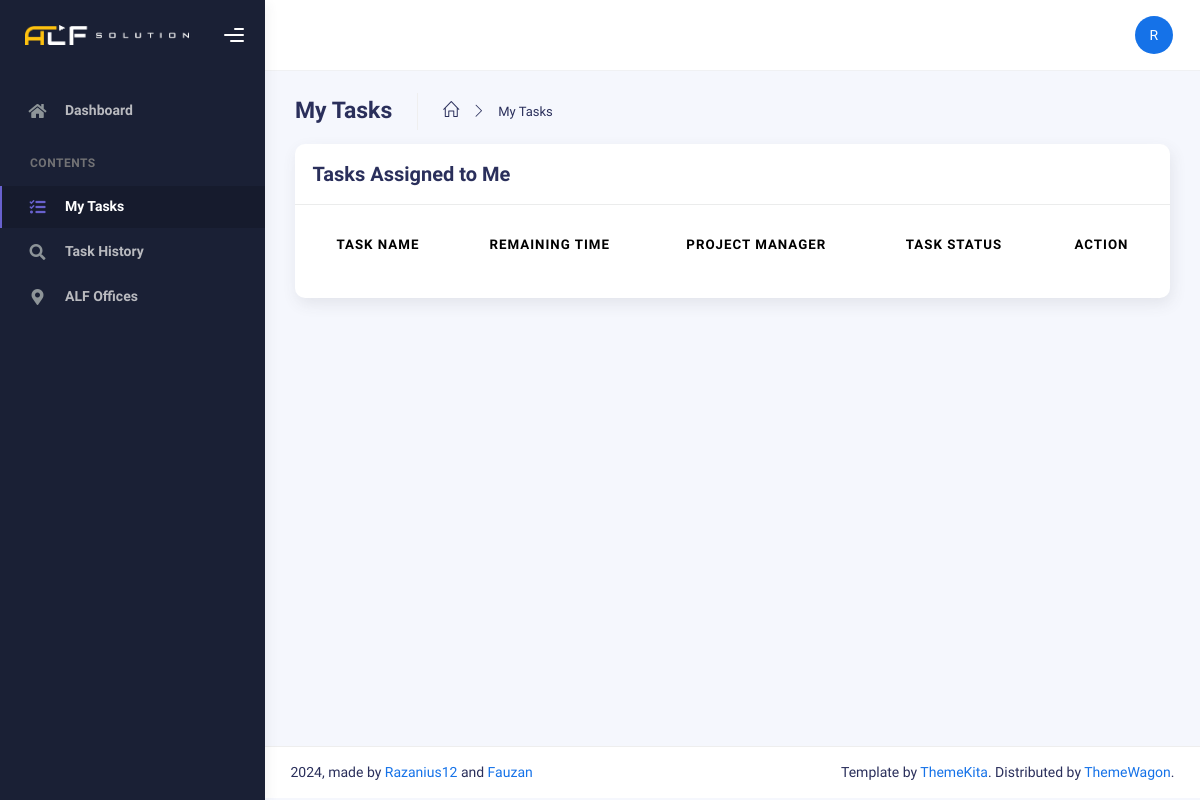
The app's page /index.php?page=task (signed in), older data.
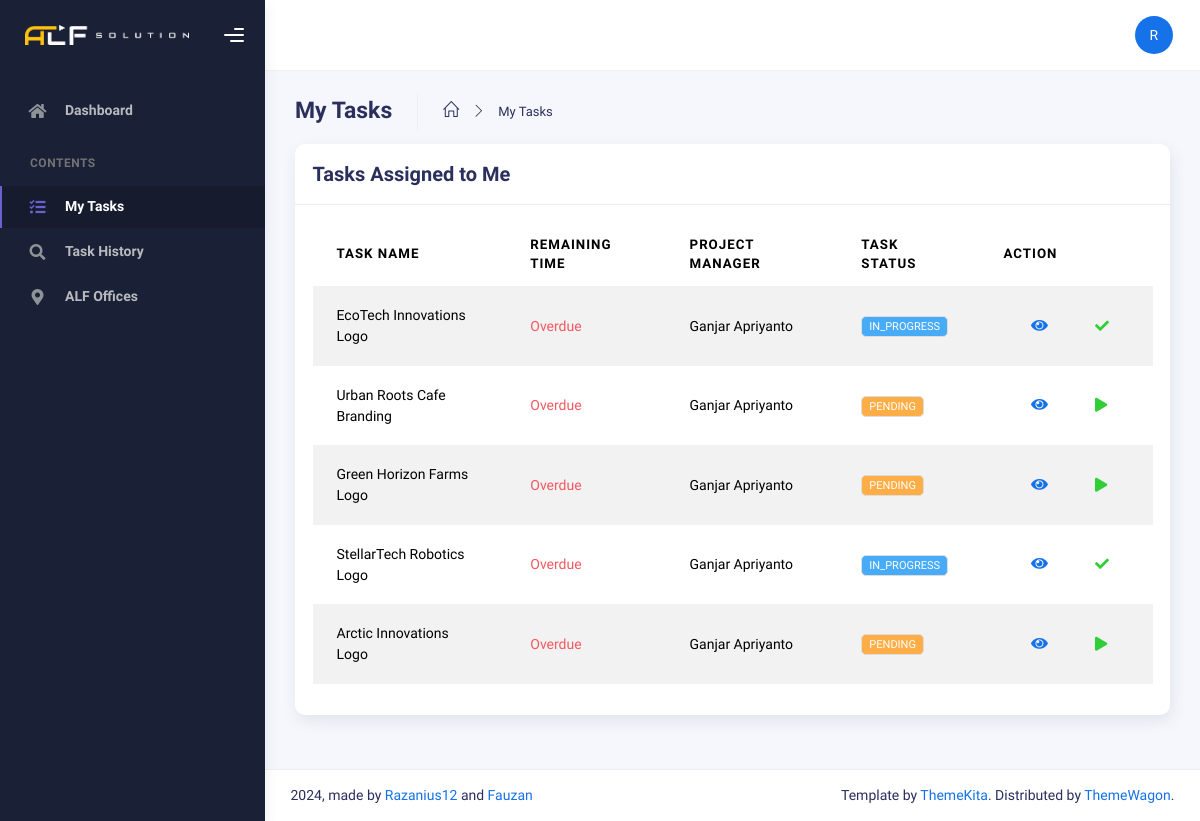
The same page, newer data.
### tables this page shows
CREATE TABLE `orders` (
  `id_order` int(11) NOT NULL,
  `project_manager_id` int(11) DEFAULT NULL,
  `worker_id` int(11) DEFAULT NULL,
  `order_name` varchar(255) DEFAULT NULL,
  `description` text DEFAULT NULL,
  `start_date` datetime DEFAULT NULL,
  `finished_at` datetime DEFAULT NULL,
  `deadline` date DEFAULT NULL,
  `status` enum('PENDING','IN_PROGRESS','COMPLETED','CANCELLED') DEFAULT 'PENDING',
  `order_price` int(255) DEFAULT NULL,
  `attachment_id` int(11) DEFAULT NULL
);

### main/pages/task.php (the view, shortened to what this page needs)
<?php
require 'config/database.php';
$currentWorkerId = $_SESSION['user_id'];
$stmt = mysqli_prepare($conn, "SELECT
           o.id_order,
           o.order_name,
           o.status,
           o.start_date,
           o.deadline,
           o.description,
           a.name_admin AS project_manager
          FROM
           orders o
          LEFT JOIN
           admins a ON o.project_manager_id = a.id_admin
          LEFT JOIN
           workers w ON o.worker_id = w.id_worker
          WHERE
          o.worker_id = ? AND o.status IN ('IN_PROGRESS', 'PENDING')");
mysqli_stmt_bind_param($stmt, "i", $currentWorkerId);
mysqli_stmt_execute($stmt);
$result = mysqli_stmt_get_result($stmt);
function getStatusBadgeClass($status)
{
 switch (strtoupper($status)) {
  case 'IN_PROGRESS':
   return 'info';
  case 'PENDING':
   return 'warning';
 }
}
?>
<div class="container">
 <div class="page-inner">
  <div class="page-header mb-0">
   <h3 class="fw-bold mb-3">My Tasks</h3>
   <ul class="breadcrumbs mb-3">
    <li class="nav-home">
     <a href="index.php">
      <i class="icon-home"></i>
     </a>
    </li>
    <li class="separator">
     <i class="icon-arrow-right"></i>
    </li>
    <li class="nav-item">
     <a href="index.php?page=task">My Tasks</a>
    </li>
   </ul>
  </div>
  <div class="row">
   <div class="col-md-12">
    <div class="card">
     <div class="card-header">
      <div class="d-flex align-items-center">
       <h4 class="card-title">Tasks Assigned to Me</h4>
      </div>
     </div>
     <div class="card-body">
      <div class="table-responsive">
       <table id="task-table" class="display table table-striped table-hover">
        <thead>
         <tr>
          <th>Task Name</th>
          <th>Remaining Time</th>
          <th>Project Manager</th>
          <th>Task Status</th>
          <th style="width: 10%">Action</th>
         </tr>
        </thead>
        <tbody>
         <?php
         while ($task = mysqli_fetch_assoc($result)): ?>
          <tr>
           <td><?= htmlspecialchars($task['order_name']) ?></td>
           <td>
            <?php
            $deadlineDate = new DateTime($task['deadline']);
            $now = new DateTime();
            if (htmlspecialchars($task['status']) == 'COMPLETED') {
             echo '<span class="text-success">Completed</span>';
            } else if (htmlspecialchars($task['status']) == 'CANCELLED') {
             echo '<span class="text-danger">Cancelled</span>';
            } else {
             $nowDate = new DateTime($now->format('Y-m-d'));
             if ($nowDate > $deadlineDate) {
              echo '<span class="text-danger">Overdue</span>';
             } else if ($nowDate == $deadlineDate) {
              echo '<span class="text-warning">Less than 1 day left</span>';
             }
            }
            ?>
           </td>
           <td><?= htmlspecialchars($task['project_manager'] ?? 'N/A') ?></td>
           <td>
            <span class="badge bg-<?= getStatusBadgeClass($task['status']) ?>">
             <?= htmlspecialchars($task['status']) ?>
            </span>
           </td>
           <td>
            <div class="form-button-action">
             <button type="button" class="btn btn-link btn-primary btn-lg" data-task-id="<?= $task['id_order'] ?>"
              data-task-name="<?= htmlspecialchars($task['order_name']) ?>"
              data-task-description="<?= htmlspecialchars($task['description'] ?? '') ?>"
              data-task-status="<?= htmlspecialchars($task['status']) ?>" onclick="showTaskDetails(this)">
              <i class="fa fa-eye"></i>
             </button>
             <?php if ($task['status'] === 'PENDING'): ?>
              <button type="button" class="btn btn-link btn-success" onclick="takeOrder(<?= $task['id_order'] ?>)">
               <i class="fa fa-play"></i>
              </button>
             <?php elseif ($task['status'] === 'IN_PROGRESS'): ?>
              <button type="button" class="btn btn-link btn-success" onclick="markTaskComplete(<?= $task['id_order'] ?>)">
               <i class="fa fa-check"></i>
              </button>
             <?php endif; ?>
            </div>
           </td>
          </tr>
         <?php endwhile; ?>
        </tbody>
       </table>
      </div>
     </div>
    </div>
   </div>
  </div>
 </div>
</div>

### index.php (shortened to what this page needs)
<!DOCTYPE html>
<html lang="en">
<?php
$currentUser = getCurrentUserDetails();
include_once 'head.php';
?>
<body>
 <div class="wrapper">
  <?php
  include_once 'main/bars/sidebar.php';
  ?>
  <div class="main-panel">
   <?php
   include_once 'main/bars/navbar.php';
   $page = $_GET['page'] ?? 'dashboard';
   switch ($page) {
    case 'task':
     includePage('main/pages/task.php');
     break;
   }
   function includePage($file)
   {
    if (file_exists($file)) {
     include $file;
    } else {
     header('Location: index.php?page=dashboard');
     exit();
    }
   }
   include_once 'footer.php';
   ?>
  </div>
</body>

### head.php (shortened to what this page needs)
<head>
 <link rel="stylesheet" href="assets/css/bootstrap.min.css" />
 <link rel="stylesheet" href="assets/css/plugins.min.css" />
 <link rel="stylesheet" href="assets/css/kaiadmin.min.css" />
</head>

### main/bars/sidebar.php (shortened to what this page needs)
<?php
$currentPage = $_GET['page'] ?? 'dashboard';
$mainSidebarItems = [
 'dashboard' => [
  'icon' => 'fas fa-home',
  'label' => 'Dashboard',
  'url' => './index.php?page=dashboard',
  'roles' => ['admin', 'worker']
 ],
 'admins' => [
  'icon' => 'fas fa-users-cog',
  'label' => 'Admins',
  'url' => 'index.php?page=admins',
  'roles' => ['admin']
 ]
];
$contentSidebarItems = [
 'workers' => [
  'icon' => 'fas fa-pen-square',
  'label' => 'Workers',
  'url' => 'index.php?page=workers',
  'roles' => ['admin'],
  'submenu' => ($currentPage === 'addNewPosition') ? [
   'addNewPosition' => [
    'icon' => 'fas fa-plus-circle',
    'label' => 'Add New Position',
    'url' => 'index.php?page=addNewPosition',
    'roles' => ['admin']
   ]
  ] : []
 ],
 'task' => [
  'icon' => 'fas fa-tasks',
  'label' => 'My Tasks',
  'url' => 'index.php?page=task',
  'roles' => ['worker']
 ],
 'history' => [
  'icon' => 'fas fa-search',
  'label' => 'Task History',
  'url' => 'index.php?page=history',
  'roles' => ['worker']
 ],
 'orderData' => [
  'icon' => 'fas fa-table',
  'label' => 'Order Data',
  'url' => 'index.php?page=orderData',
  'roles' => ['admin']
 ],
 'alfOffices' => [
  'icon' => 'fas fa-map-marker-alt',
  'label' => 'ALF Offices',
  'url' => 'index.php?page=alfOffices',
  'roles' => ['admin', 'worker']
 ],
 'monthlyRecap' => [
  'icon' => 'far fa-chart-bar',
  'label' => 'Monthly Recap',
  'url' => 'index.php?page=monthlyRecap',
  'roles' => ['admin']
 ]
];
function renderSidebarItems($items, $currentPage, $currentUser)
{
 foreach ($items as $page => $item) {
  $hasAccess = isset($item['roles']) &&
   in_array($currentUser['role'], $item['roles']);
  if (!$hasAccess)
   continue;
  $isActive = ($currentPage === $page);
  $hasSubmenu = isset($item['submenu']) && !empty($item['submenu']);
  ?>
  <li class="nav-item <?= $isActive ? 'active' : '' ?>">
   <?php if ($hasSubmenu): ?>
    <div class="nav-link-wrapper">
     <a href="<?= $item['url'] ?>" class="nav-link">
      <i class="<?= $item['icon'] ?>"></i>
      <p><?= $item['label'] ?></p>
     </a>
     <a href="#<?= $page ?>Submenu" class="submenu-toggle" data-bs-toggle="collapse">
      <span class="caret"></span>
     </a>
    </div>
    <div class="collapse <?= ($currentPage === $page ||
     array_key_exists($currentPage, $item['submenu'])) ? 'show' : '' ?>" id="<?= $page ?>Submenu">
     <ul class="nav nav-collapse">
      <?php
      if (isset($item['submenu'])) {
       foreach ($item['submenu'] as $subPage => $subItem):
        $hasSubAccess = isset($subItem['roles']) &&
         in_array($currentUser['role'], $subItem['roles']);
        if (!$hasSubAccess)
         continue;
        ?>
        <li class="<?= ($currentPage === $subPage) ? 'active' : '' ?>">
         <a href="<?= $subItem['url'] ?>" style="
         padding-top: 0px !important;
         padding-right: 0px !important;
         padding-bottom: 0px !important;
         padding-left: 25px !important;
         margin-bottom: -10px !important;">
          <i class="<?= $subItem['icon'] ?>" style="margin-left: 25px;"></i>
          <p><?= $subItem['label'] ?></p>
         </a>
        </li>
        <?php
       endforeach;
      }
      ?>
     </ul>
    </div>
   <?php else: ?>
    <a href="<?= $item['url'] ?>" class="nav-link">
     <i class="<?= $item['icon'] ?>"></i>
     <p><?= $item['label'] ?></p>
    </a>
   <?php endif; ?>
  </li>
  <?php
 }
}
?>
<div class="sidebar" data-background-color="dark">
 <?php include_once 'header.php'; ?>
 <div class="sidebar-wrapper scrollbar scrollbar-inner">
  <div class="sidebar-content">
   <ul class="nav nav-secondary">
    <?php renderSidebarItems($mainSidebarItems, $currentPage, $currentUser); ?>
    <li class="nav-section">
     <h4 class="text-section">Contents</h4>
    </li>
    <?php renderSidebarItems($contentSidebarItems, $currentPage, $currentUser); ?>
   </ul>
  </div>
 </div>
</div>

### main/bars/header.php (shortened to what this page needs)
<div class="sidebar-logo">
 <div class="logo-header" data-background-color="dark">
  <a href="index.php" class="logo">
   <img src="main/img/ALFLogoLightLandscape.webp" alt="navbar brand" class="navbar-brand" height="20" />
  </a>
  <div class="nav-toggle d-flex align-items-center">
   <button class="btn btn-toggle toggle-sidebar p-2 me-1 btn-no-outline">
    <i class="gg-menu-right fs-4"></i>
   </button>
  </div>
 </div>
</div>

### main/bars/navbar.php (shortened to what this page needs)
<div class="main-header">
 <nav class="navbar navbar-header navbar-header-transparent navbar-expand-lg border-bottom">
  <div class="container-fluid">
   <ul class="navbar-nav topbar-nav ms-md-auto align-items-center">
    <li class="nav-item topbar-user dropdown hidden-caret">
     <a class="dropdown-toggle profile-pic" data-bs-toggle="dropdown" href="#" aria-expanded="false">
      <div class="avatar-sm">
       <div class="avatar-img rounded-circle bg-primary text-white d-flex align-items-center justify-content-center">
        <?= strtoupper(substr($currentUser['name'] ?? 'U', 0, 1)) ?>
       </div>
      </div>
     </a>
    </li>
   </ul>
  </div>
 </nav>
</div>

### footer.php (shortened to what this page needs)
<footer class="footer">
 <div class="container-fluid d-flex flex-column flex-md-row justify-content-between align-items-center text-center">
  <nav class="pull-left">
  <div class="flex-grow-1">
   2024, made by
   <a target="_blank" href="https://github.com/Razanius12">Razanius12</a>
   and
   <a target="_blank" href="https://github.com/UjungberungG432">Fauzan</a>
  </div>
  </nav>
  <div class="text-center">
   <span class="d-block d-sm-inline">
    Template by <a target="_blank" href="http://www.themekita.com">ThemeKita</a>.
   </span>
   <span class="d-block d-sm-inline">
    Distributed by <a target="_blank" href="https://themewagon.com">ThemeWagon</a>.
   </span>
  </div>
 </div>
</footer>
</div>

### main/bars/header.php (style rules this page uses)
.btn-no-outline { outline: none !important; box-shadow: none !important; }
.btn-toggle { display: flex; align-items: center; justify-content: center; height: 40px; border-radius: 50%; transition: background-color 0.3s ease; border: none; }
.btn-toggle i { margin: 0; }

Row changes from the older to the newer data that the page shows:
added orders: order_name "EcoTech Innovations Logo", deadline "Overdue", project_manager.name_admin "Ganjar Apriyanto", status "IN_PROGRESS"
added orders: order_name "Urban Roots Cafe Branding", deadline "Overdue", project_manager.name_admin "Ganjar Apriyanto", status "PENDING"
added orders: order_name "Green Horizon Farms Logo", deadline "Overdue", project_manager.name_admin "Ganjar Apriyanto", status "PENDING"
added orders: order_name "StellarTech Robotics Logo", deadline "Overdue", project_manager.name_admin "Ganjar Apriyanto", status "IN_PROGRESS"
added orders: order_name "Arctic Innovations Logo", deadline "Overdue", project_manager.name_admin "Ganjar Apriyanto", status "PENDING"
